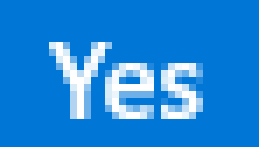
#> input picture small_image.png, 37 x 21 px (shown 7 times larger)
$ python findPhotoWithinPhoto.py
#> lines starting #> are read from the running program, lines starting #| are printed output that depends on the picture; after the words box and inside, x2 and y2 are one past the last pixel; in counts of white or black regions, pixels touching at a corner belong together
'''
Uses OpenCV to find what part of an image (large_image.png) contains another image (small_image.png)
Yellow Circle = Center of the location of small_image.png within large_image.png. The spot to click.
'''

import cv2
method = cv2.TM_SQDIFF_NORMED

# get the images
small_image = cv2.imread('small_image.png')
#> small_image is the input picture: shape (21, 37, 3); mean B, G, R 220.1, 135.4, 32.4
large_image = cv2.imread('large_image.png')
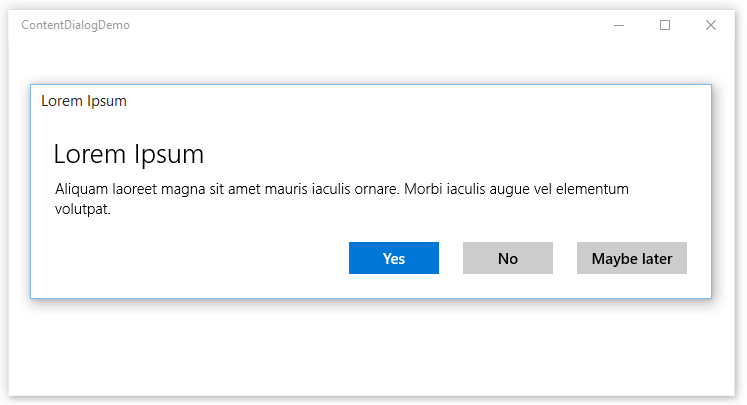
#> input picture large_image.png, 747 x 405 px
#> large_image is the input picture: shape (405, 747, 3); mean B, G, R 248.1, 246.9, 245.4

# look for small_image inside large_image
result = cv2.matchTemplate(small_image, large_image, method)
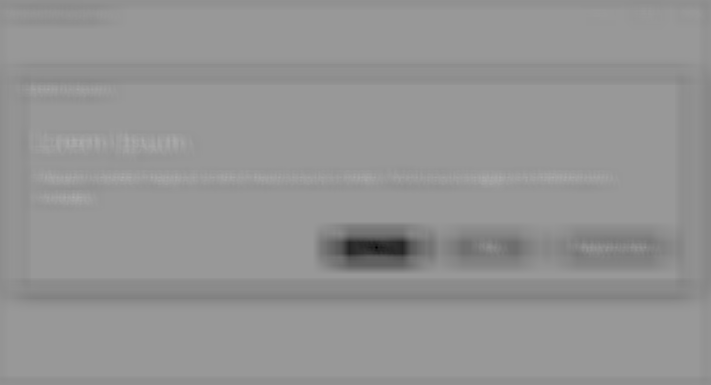
#> result: shape (385, 711) float32; min 0, max 0.685, mean 0.583

# minimum squared difference
mn,_,mnLoc,_ = cv2.minMaxLoc(result)
#> mn = 0; mnLoc = (376, 247)

# Coordinates of our best match
MPx,MPy = mnLoc
#> MPx = 376; MPy = 247

# Get the size of the template. Same size as the match.
trows,tcols = small_image.shape[:2]
#> trows = 21; tcols = 37

# draw TOP LEFT circle
center = (MPx,MPy)
#> center = (376, 247)
radius = 5
color = (0,255,0)
cv2.circle(large_image, center, radius, color, thickness=1, lineType=8, shift=0)
#> large_image: shape (405, 747, 3); 0.01% of pixels changed, all inside (x1, y1, x2, y2) = (371, 242, 382, 253)

# draw BOTTOM RIGHT circle
center = (MPx+tcols,MPy+trows)
#> center = (413, 268)
radius = 5
color = (0,255,0)
cv2.circle(large_image, center, radius, color, thickness=1, lineType=8, shift=0)
#> large_image: shape (405, 747, 3); mean B, G, R 248.1, 246.9, 245.4

# draw CENTER circle
center = (MPx+tcols//2,MPy+trows//2)
#> center = (394, 257)
radius = 5
color = (0,255,255)
cv2.circle(large_image, center, radius, color, thickness=10, lineType=8, shift=0)

# draw red rectangle
cv2.rectangle(large_image, (MPx,MPy),(MPx+tcols,MPy+trows),(0,0,255),2)
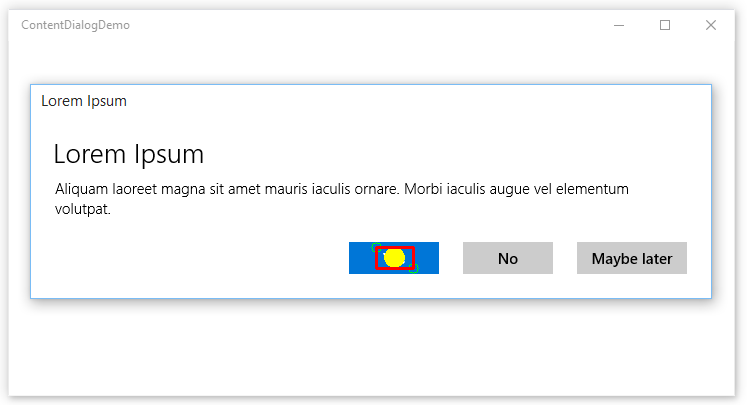
#> large_image: shape (405, 747, 3); mean B, G, R 247.6, 246.9, 245.9

# display the results
cv2.imshow('output',large_image)

# wait for key press with 0 delay
cv2.waitKey(0)
